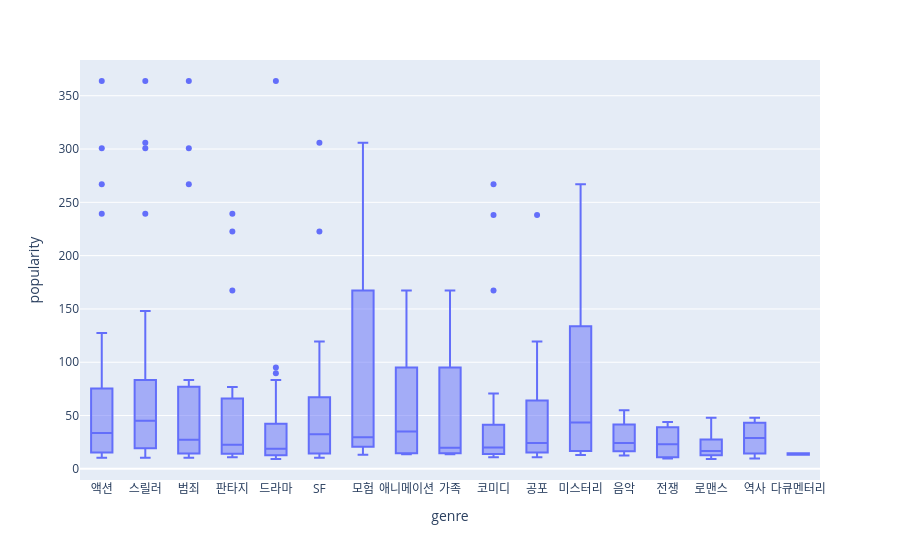

Write notebook code for a chart like this one.
### Code cell
import plotly.express as px

fig = px.box(
    df_g,
    x="genre",
    y="popularity"
    
 
)

fig.show()

### Figure 1 — Plotly figure (JSON) as saved in the notebook; plotly's stock layout.template omitted (floating-point values rounded to 4 significant figures; data arrays with more than 128 entries replaced by an {"elided": "..."} marker saying what was removed)
{"data": [{"alignmentgroup": "True", "hovertemplate": "genre=%{x}<br>popularity=%{y}<extra></extra>", "legendgroup": "", "marker": {"color": "#636efa"}, "name": "", "notched": false, "offsetgroup": "", "orientation": "v", "showlegend": false, "type": "box", "x": {"elided": "260 str values"}, "x0": " ", "xaxis": "x", "y": {"elided": "260 float values"}, "y0": " ", "yaxis": "y"}], "layout": {"boxmode": "group", "legend": {"tracegroupgap": 0}, "margin": {"t": 60}, "xaxis": {"anchor": "y", "domain": [0, 1], "title": {"text": "genre"}}, "yaxis": {"anchor": "x", "domain": [0, 1], "title": {"text": "popularity"}}}}
